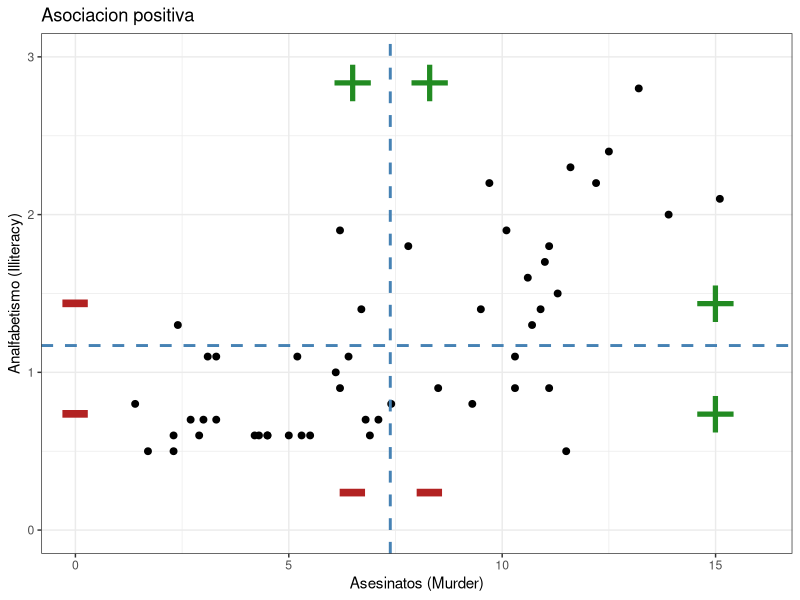
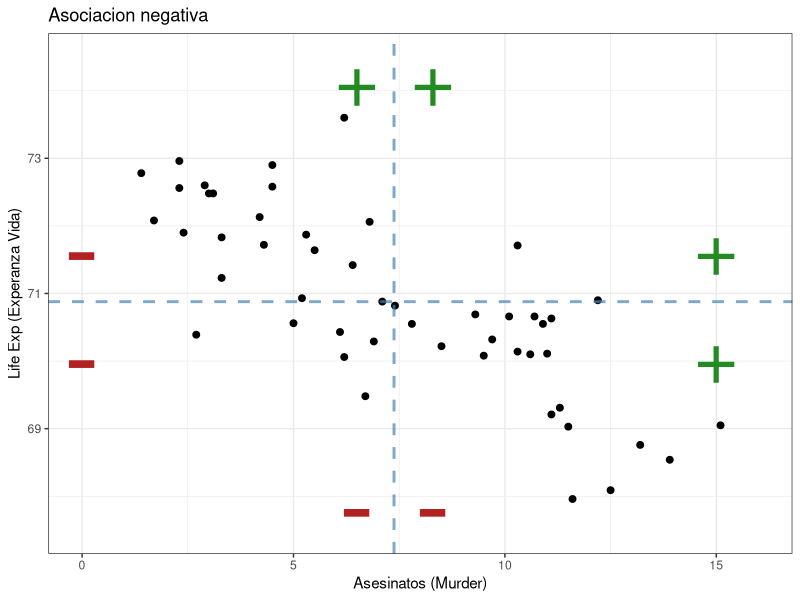
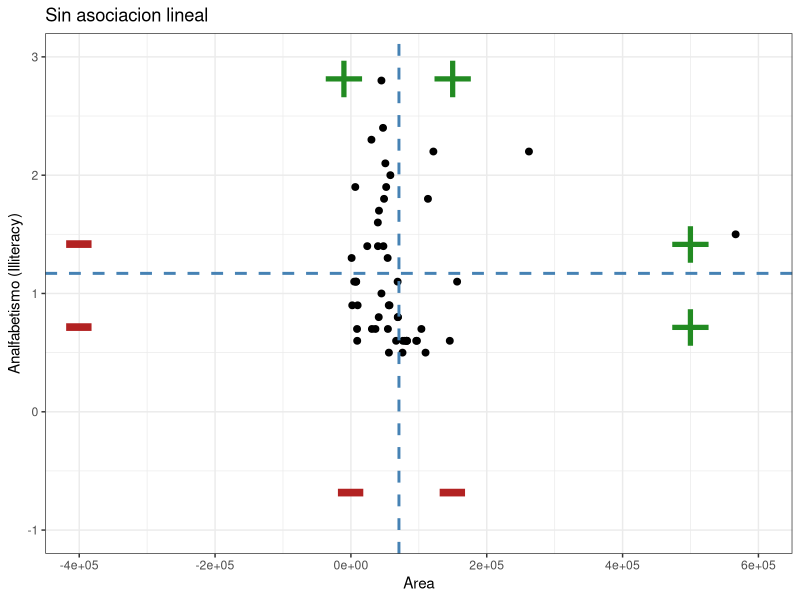
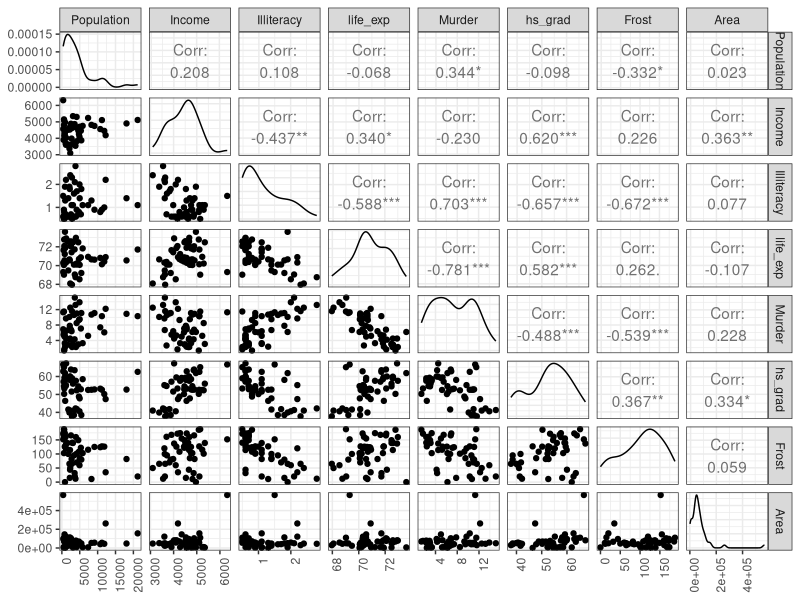
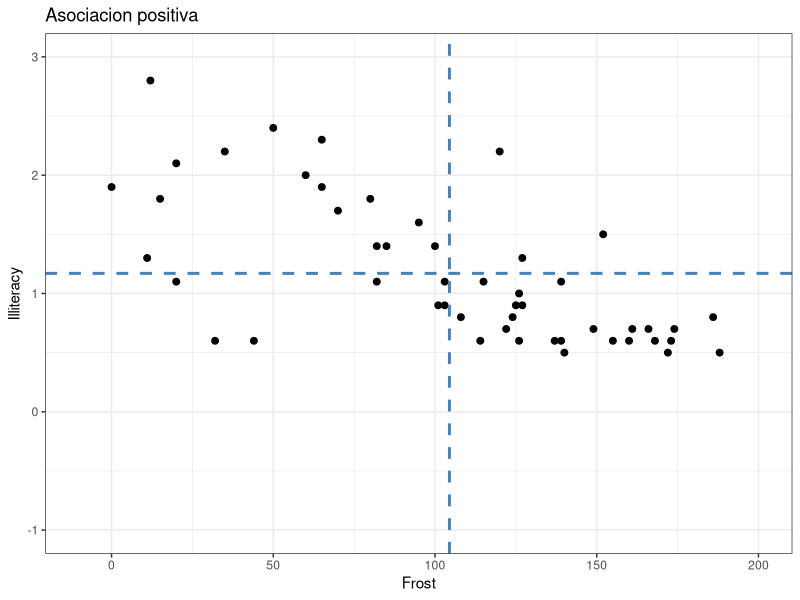

Write R code to recreate these figures, in order.
## ---- chunk 1
library(tidyverse)
library(GGally)
## ---- chunk 2
estados <- state.x77 %>% as.data.frame() %>% rename(life_exp = `Life Exp`, hs_grad=`HS Grad`)
## ---- chunk 3
?state.x77
glimpse(estados)
## ---- chunk 4
summary(estados)
## ---- chunk 5
ggplot(estados, aes(x=Murder,y=Illiteracy)) + geom_point(size=2) +
  geom_hline(yintercept = mean(estados$Illiteracy),color='steelblue', linetype='dashed', size=1) +
  geom_vline(xintercept = mean(estados$Murder), color='steelblue', linetype='dashed', size=1) +
  annotate(geom='text', x=c(6.5,8.3,15,15), y=c(2.9,2.9,1.5,0.8), label='+', colour='forestgreen', size=19) +
  annotate(geom='text', x=c(6.5,8.3,0,0), y=c(0.3,0.3,1.5,0.8), label='-', colour='firebrick', size=27) +
  labs(title='Asociacion positiva', x='Asesinatos (Murder)', y='Analfabetismo (Illiteracy)')+
  theme_bw() + scale_y_continuous(limits = c(0,3)) + scale_x_continuous(limits = c(0,16))
## ---- chunk 6
ggplot(estados, aes(x=Murder,y=life_exp)) + geom_point(size=2) +
  geom_hline(yintercept = mean(estados$life_exp), color='steelblue', linetype='dashed', size=1, alpha=0.7) +
  geom_vline(xintercept = mean(estados$Murder), color='steelblue', linetype='dashed', size=1, alpha=0.7) +
  annotate(geom='text', x=c(6.5,8.3,15,15), y=c(74.2,74.2,71.7,70.1), label='+', colour='forestgreen', size=19) +
  annotate(geom='text', x=c(6.5,8.3,0,0), y=c(67.9,67.9,71.7,70.1), label='-', colour='firebrick', size=27) +
  labs(title='Asociacion negativa', x='Asesinatos (Murder)', y='Life Exp (Experanza Vida)')+
  theme_bw() +
  scale_x_continuous(limits = c(0,16)) + scale_y_continuous(limits = c(67.5,74.5))
## ---- chunk 7
ggplot(estados, aes(x=Area,y=Illiteracy)) + geom_point(size=2) +
  geom_hline(yintercept = mean(estados$Illiteracy),color='steelblue', linetype='dashed', size=1) +
  geom_vline(xintercept = mean(estados$Area), color='steelblue', linetype='dashed', size=1) +
  annotate(geom='text', x=c(-10000,150000,500000,500000), y=c(2.9,2.9,1.5,0.8), label='+', colour='forestgreen', size=19) +
  annotate(geom='text', x=c(0,150000,-400000,-400000), y=c(-0.6,-0.6,1.5,0.8), label='-', colour='firebrick', size=27) +
  labs(title='Sin asociacion lineal',y='Analfabetismo (Illiteracy)')+
  theme_bw() + scale_y_continuous(limits = c(-1,3)) + scale_x_continuous(limits = c(-400000,600000))
## ---- chunk 8
# Covarianza entre area (medida en millas cuadradas) y analfabetismo
cov_1 = cov(x = estados$Area, y=estados$Illiteracy)
cov_1
# 1 milla cuadrada = 2.59 kilometros cuadrados
area_kilometros = estados$Area*2.59
# Covarianza entre area (medida en kilometros cuadradas) y analfabetismo
cov_2=cov(x = area_kilometros, y=estados$Illiteracy)
cov_2
## ---- chunk 9
# Correlacion entre area (medida en millas cuadradas) y analfabetismo
corr_1 = cor(x = estados$Area, y=estados$Illiteracy)
corr_1
# 1 milla cuadrada = 2.59 kilometros cuadrados
area_kilometros = estados$Area*2.59
# Correlacion entre area (medida en kilometros cuadradas) y analfabetismo
corr_2=cor(x = area_kilometros, y=estados$Illiteracy)
corr_2
## ---- chunk 10
# Correlacion entre homicidios y analfabetismo
corr_positiva = cor(x = estados$Murder, y=estados$Illiteracy)
corr_positiva
## ---- chunk 11
# Correlacion entre homicidios y esperanza de vida
corr_negativa = cor(x = estados$Murder, y=estados$life_exp)
corr_negativa
## ---- chunk 12
# Covarianza entre area (medida en kilometros cuadradas) y analfabetismo
corr_nula = cor(x = estados$Area, y=estados$Illiteracy)
corr_nula
## ---- chunk 13

ggpairs(estados) + theme_bw() + theme(axis.text.x = element_text(angle = 90, hjust = 1))
## ---- chunk 14
# Sacamos el promedio de días con temperatura mínima por debajo de los 0 grados para los 50 estados
mean(estados$Frost)
# Sacamos la correlacion entre dias debajo de los 0 grados (Frost) y el analfabetismo 
cor(estados$Frost, estados$Illiteracy)

#Seleccionamos los 10 estados mas frios 
frios= estados %>% arrange(desc(Frost)) %>% slice(1:10)
# Sacamos el promedio de días con temperatura mínima por debajo de los 0 grados para esos 10 estados
mean(frios$Frost)
# Sacamos la correlacion entre dias debajo de los 0 grados (Frost) y el analfabetismo para esos 10 estados
cor(frios$Frost, frios$Illiteracy)

# Ahora seleccionamos los 10 estados mas calidos 
calidos= estados %>% arrange(desc(Frost)) %>% slice(41:50)
# Sacamos el promedio de días con temperatura mínima por debajo de los 0 grados para esos 10 estados
mean(calidos$Frost)
cor(calidos$Frost, calidos$Illiteracy)
## ---- chunk 15
ggplot(estados, aes(x=Frost,y=Illiteracy)) + geom_point(size=2) +
  geom_hline(yintercept = mean(estados$Illiteracy),color='steelblue', linetype='dashed', size=1) +
  geom_vline(xintercept = mean(estados$Frost), color='steelblue', linetype='dashed', size=1) +
  labs(title='Asociacion positiva')+
  theme_bw() + scale_y_continuous(limits = c(-1,3)) + scale_x_continuous(limits = c(-10,200))
